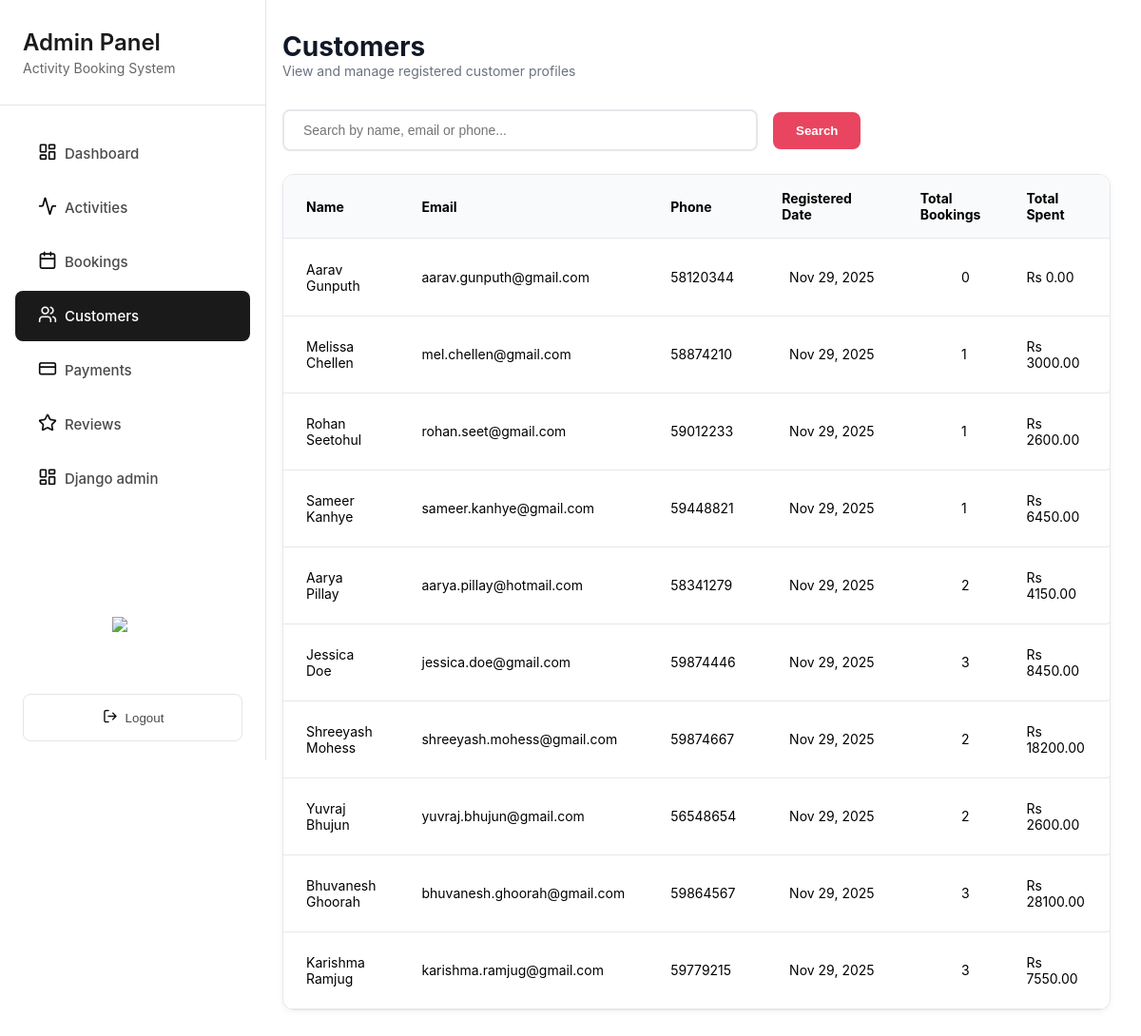
Page /grandblue/admin/customers/ (signed in) on the committed database.
### merger/models.py (models this page shows, shortened)
class User(AbstractUser):
    email = models.EmailField(blank=True, unique=True)
    date_joined = models.DateTimeField(default=timezone.now)
    phone = models.CharField(max_length=20, blank=True)
    total_bookings = models.PositiveIntegerField(default=0)
    total_spent = models.DecimalField(max_digits=10, decimal_places=2, default=0.00)
    USERNAME_FIELD = 'email'
    REQUIRED_FIELDS = []
    class Meta:
        ordering = ['email']

### merger/shared_views.py (the view, shortened to what this page needs)
# urls.py: path('admin/customers/', CustomersPageView.as_view(), name='customers_page'),
class CustomersPageView(LoginRequiredMixin, StaffRequiredMixin, ListView):
    model = User
    template_name = 'admin_customers_page.html'
    context_object_name = 'customers'
    paginate_by = 10
    def get_queryset(self):
        queryset = User.objects.filter(is_staff=False, is_superuser=False).order_by('-date_joined')
        search = self.request.GET.get('search')
        return queryset
    def get_context_data(self, **kwargs):
        context = super().get_context_data(**kwargs)
        context['active_class'] = 'customers'
        context['current_search'] = self.request.GET.get('search', '')
        return context

### merger/shared_views.py (called while the page is built)
    def test_func(self):
        return self.request.user.is_staff

### merger/templates/admin_customers_page.html (shortened to what this page needs)
{% extends 'admin_sidebar.html' %}
{% load static %}
{% block extra_css %}
<link rel="stylesheet" href="{% static 'css/admin_customers_page.css' %}">
{% endblock %}
{% block content %}
<header class="page-header">
  <h1 class="page-title">Customers</h1>
  <p class="page-subtitle">View and manage registered customer profiles</p>
</header>
<form method="get" action="" id="filterForm" onsubmit="return true;">
<div class="filter-bar">
  <div class="search-box">
    <input type="text" name="search" id="searchInput" placeholder="Search by name, email or phone..." value="{{ current_search }}">
  </div>
  <button type="submit" class="filter-submit-btn">Search</button>
</div>
</form>
<div class="table-container">
  <table>
    <thead>
      <tr>
        <th>Name</th><th>Email</th><th>Phone</th>
        <th>Registered Date</th><th>Total Bookings</th><th>Total Spent</th><th>Actions</th>
      </tr>
    </thead>
    <tbody>
      {% for customer in customers %}
      <tr style="--i: {{ forloop.counter }};">
        <td>{{ customer.first_name }} {{ customer.last_name }}</td>
        <td>{{ customer.email }}</td>
        <td>{{ customer.phone }}</td>
        <td style="white-space: pre;">  {{ customer.date_joined|date:"M d, Y" }}</td>
        <td><span class="stat-badge" style="white-space: pre;">           {{ customer.total_bookings }}</span></td>
        <td>Rs {{ customer.total_spent }}</td>
        <td class="action-cell">
        </td>
      </tr>
      {% empty %}
      <tr>
        <td colspan="7" style="text-align:center;">No customers found.</td>
      </tr>
      {% endfor %}
    </tbody>
  </table>
</div>
{% endblock %}

### merger/static/css/dark_mode.css (style rules this page uses)
:root { --bg-primary: #ffffff; --bg-secondary: #f8f9fa; --bg-tertiary: #e9ecef; --text-primary: #000000; --text-secondary: #333333; --text-muted: #666666; --border-color: #dee2e6; --card-bg: #ffffff; --input-bg: #ffffff; --shadow-color: rgba(0, 0, 0, 0.1); }

### merger/static/css/admin_sidebar.css (style rules this page uses)
* { margin: 0; padding: 0; box-sizing: border-box; }
body { font-family: -apple-system, BlinkMacSystemFont, 'Segoe UI', Roboto, Oxygen, Ubuntu, Cantarell, sans-serif; background-color: #f5f5f5; display: flex; min-height: 100vh; }

### merger/static/css/admin_customers_page.css (style rules this page uses)
* { margin: 0; padding: 0; box-sizing: border-box; }
body { font-family: -apple-system, BlinkMacSystemFont, 'Segoe UI', Roboto, 'Helvetica Neue', Arial, sans-serif; background: #ffffff; color: #000000; min-height: 100vh; }
.page-header { margin-bottom: 32px; }
.page-title { font-size: 28px; font-weight: 700; color: #111827; }
.page-subtitle { font-size: 14px; color: #6b7280; }
.filter-bar { display: flex; gap: 16px; margin-bottom: 24px; align-items: center; }
.search-box { flex: 1; max-width: 500px; }
.search-box input { width: 100%; padding: 12px 20px; border: 2px solid #e5e7eb; border-radius: 8px; font-size: 14px; transition: all 0.3s ease; }
.filter-submit-btn { padding: 12px 24px; background: #e94560; color: white; border: none; border-radius: 8px; font-weight: 600; cursor: pointer; transition: all 0.3s ease; }
.table-container { background: #ffffff; border: 1px solid #e5e7eb; border-radius: 12px; box-shadow: 0 2px 6px rgba(0,0,0,0.05); overflow: hidden; opacity: 0; transform: scale(0.9) translateY(20px); animation: tableAppear 0.8s ease-out forwards, tableGlow 2s ease-in-out 0.5s infinite alternate; }
.table-container table tr { opacity: 0; transform: translateY(15px) scale(0.97); animation: rowFadeIn 0.5s cubic-bezier(.25,1,.33,1) forwards; }
.table-container table tr:nth-child(n) { animation-delay: calc(0.08s * var(--i)); }
table { width: 100%; border-collapse: collapse; }
thead { background: #f9fafb; }
th, td { padding: 16px 24px; text-align: left; font-size: 14px; color: #000000; border-bottom: 1px solid #e5e7eb; }
tbody tr { transition: all 0.3s ease; position: relative; }
tbody tr::before { position: absolute; left: 0; top: 0; height: 100%; width: 3px; background: #e94560; transform: scaleY(0); transform-origin: top; transition: transform 0.3s ease; }
.action-cell { display: flex; align-items: center; gap: 8px; }

### rows in the picture
User: first_name "Aarav", last_name "Gunputh", email "aarav.gunputh@gmail.com", phone "58120344", date_joined "Nov 29, 2025", total_bookings "0", total_spent "0.00"
User: first_name "Melissa", last_name "Chellen", email "mel.chellen@gmail.com", phone "58874210", date_joined "Nov 29, 2025", total_bookings "1", total_spent "3000.00"
User: first_name "Rohan", last_name "Seetohul", email "rohan.seet@gmail.com", phone "59012233", date_joined "Nov 29, 2025", total_bookings "1", total_spent "2600.00"
User: first_name "Sameer", last_name "Kanhye", email "sameer.kanhye@gmail.com", phone "59448821", date_joined "Nov 29, 2025", total_bookings "1", total_spent "6450.00"
User: first_name "Aarya", last_name "Pillay", email "aarya.pillay@hotmail.com", phone "58341279", date_joined "Nov 29, 2025", total_bookings "2", total_spent "4150.00"
User: first_name "Jessica", last_name "Doe", email "jessica.doe@gmail.com", phone "59874446", date_joined "Nov 29, 2025", total_bookings "3", total_spent "8450.00"
User: first_name "Shreeyash", last_name "Mohess", email "shreeyash.mohess@gmail.com", phone "59874667", date_joined "Nov 29, 2025", total_bookings "2", total_spent "18200.00"
User: first_name "Yuvraj", last_name "Bhujun", email "yuvraj.bhujun@gmail.com", phone "56548654", date_joined "Nov 29, 2025", total_bookings "2", total_spent "2600.00"
User: first_name "Bhuvanesh", last_name "Ghoorah", email "bhuvanesh.ghoorah@gmail.com", phone "59864567", date_joined "Nov 29, 2025", total_bookings "3", total_spent "28100.00"
User: first_name "Karishma", last_name "Ramjug", email "karishma.ramjug@gmail.com", phone "59779215", date_joined "Nov 29, 2025", total_bookings "3", total_spent "7550.00"
